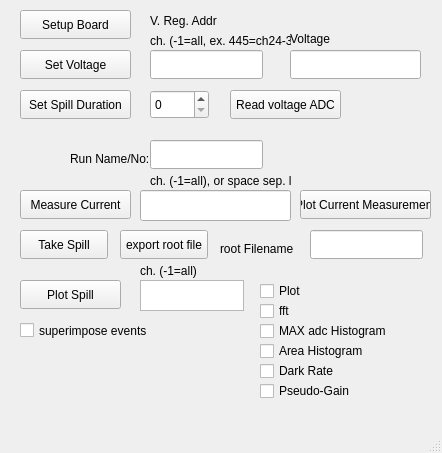
<?xml version="1.0" encoding="UTF-8"?>
<ui version="4.0">
 <class>MainWindow</class>
 <widget class="QMainWindow" name="MainWindow">
  <property name="geometry">
   <rect>
    <x>0</x>
    <y>0</y>
    <width>442</width>
    <height>453</height>
   </rect>
  </property>
  <property name="windowTitle">
   <string>DAPHNE GUI</string>
  </property>
  <widget class="QWidget" name="centralwidget">
   <widget class="QPushButton" name="btn_takespill">
    <property name="geometry">
     <rect>
      <x>20</x>
      <y>230</y>
      <width>88</width>
      <height>29</height>
     </rect>
    </property>
    <property name="text">
     <string>Take Spill</string>
    </property>
   </widget>
   <widget class="QPushButton" name="btn_setdur">
    <property name="geometry">
     <rect>
      <x>20</x>
      <y>90</y>
      <width>111</width>
      <height>29</height>
     </rect>
    </property>
    <property name="text">
     <string>Set Spill Duration</string>
    </property>
   </widget>
   <widget class="QPushButton" name="btn_exp">
    <property name="geometry">
     <rect>
      <x>120</x>
      <y>230</y>
      <width>88</width>
      <height>29</height>
     </rect>
    </property>
    <property name="text">
     <string>export root file</string>
    </property>
   </widget>
   <widget class="QSpinBox" name="spilldurr">
    <property name="geometry">
     <rect>
      <x>150</x>
      <y>90</y>
      <width>59</width>
      <height>29</height>
     </rect>
    </property>
   </widget>
   <widget class="QLineEdit" name="rootfilename">
    <property name="geometry">
     <rect>
      <x>310</x>
      <y>230</y>
      <width>113</width>
      <height>29</height>
     </rect>
    </property>
   </widget>
   <widget class="QLabel" name="label_root_filename">
    <property name="geometry">
     <rect>
      <x>220</x>
      <y>240</y>
      <width>81</width>
      <height>17</height>
     </rect>
    </property>
    <property name="text">
     <string>root Filename</string>
    </property>
   </widget>
   <widget class="QLineEdit" name="binfilename">
    <property name="geometry">
     <rect>
      <x>150</x>
      <y>140</y>
      <width>113</width>
      <height>29</height>
     </rect>
    </property>
   </widget>
   <widget class="QLabel" name="label_bin_filename">
    <property name="geometry">
     <rect>
      <x>70</x>
      <y>150</y>
      <width>81</width>
      <height>17</height>
     </rect>
    </property>
    <property name="text">
     <string>Run Name/No:</string>
    </property>
   </widget>
   <widget class="QCheckBox" name="chk_super">
    <property name="geometry">
     <rect>
      <x>20</x>
      <y>320</y>
      <width>141</width>
      <height>21</height>
     </rect>
    </property>
    <property name="text">
     <string>superimpose events</string>
    </property>
   </widget>
   <widget class="QPushButton" name="btn_plt">
    <property name="geometry">
     <rect>
      <x>20</x>
      <y>280</y>
      <width>101</width>
      <height>29</height>
     </rect>
    </property>
    <property name="text">
     <string>Plot Spill</string>
    </property>
   </widget>
   <widget class="QCheckBox" name="chk_fft">
    <property name="geometry">
     <rect>
      <x>260</x>
      <y>300</y>
      <width>86</width>
      <height>22</height>
     </rect>
    </property>
    <property name="text">
     <string>fft</string>
    </property>
   </widget>
   <widget class="QCheckBox" name="chk_maxadchist">
    <property name="geometry">
     <rect>
      <x>260</x>
      <y>320</y>
      <width>141</width>
      <height>22</height>
     </rect>
    </property>
    <property name="text">
     <string>MAX adc Histogram</string>
    </property>
   </widget>
   <widget class="QCheckBox" name="chk_areahist">
    <property name="geometry">
     <rect>
      <x>260</x>
      <y>340</y>
      <width>131</width>
      <height>22</height>
     </rect>
    </property>
    <property name="text">
     <string>Area Histogram</string>
    </property>
   </widget>
   <widget class="QCheckBox" name="chk_plot">
    <property name="geometry">
     <rect>
      <x>260</x>
      <y>280</y>
      <width>86</width>
      <height>22</height>
     </rect>
    </property>
    <property name="text">
     <string>Plot</string>
    </property>
   </widget>
   <widget class="QPushButton" name="btn_measurecur">
    <property name="geometry">
     <rect>
      <x>20</x>
      <y>190</y>
      <width>111</width>
      <height>29</height>
     </rect>
    </property>
    <property name="text">
     <string>Measure Current</string>
    </property>
   </widget>
   <widget class="QPlainTextEdit" name="plainTextEdit">
    <property name="geometry">
     <rect>
      <x>140</x>
      <y>280</y>
      <width>104</width>
      <height>31</height>
     </rect>
    </property>
   </widget>
   <widget class="QPushButton" name="btn_measurecur_2">
    <property name="geometry">
     <rect>
      <x>300</x>
      <y>190</y>
      <width>131</width>
      <height>29</height>
     </rect>
    </property>
    <property name="text">
     <string>Plot Current Measurement</string>
    </property>
   </widget>
   <widget class="QPushButton" name="btn_setupboard">
    <property name="geometry">
     <rect>
      <x>20</x>
      <y>10</y>
      <width>111</width>
      <height>29</height>
     </rect>
    </property>
    <property name="text">
     <string>Setup Board</string>
    </property>
   </widget>
   <widget class="QPushButton" name="btn_setv">
    <property name="geometry">
     <rect>
      <x>20</x>
      <y>50</y>
      <width>111</width>
      <height>29</height>
     </rect>
    </property>
    <property name="text">
     <string>Set Voltage</string>
    </property>
   </widget>
   <widget class="QLabel" name="label_voltage_ch">
    <property name="geometry">
     <rect>
      <x>150</x>
      <y>10</y>
      <width>71</width>
      <height>21</height>
     </rect>
    </property>
    <property name="text">
     <string>V. Reg. Addr</string>
    </property>
   </widget>
   <widget class="QLabel" name="label_voltage_value">
    <property name="geometry">
     <rect>
      <x>290</x>
      <y>30</y>
      <width>81</width>
      <height>17</height>
     </rect>
    </property>
    <property name="text">
     <string>Voltage</string>
    </property>
   </widget>
   <widget class="QLabel" name="label_voltage_ch_2">
    <property name="geometry">
     <rect>
      <x>150</x>
      <y>30</y>
      <width>141</width>
      <height>21</height>
     </rect>
    </property>
    <property name="text">
     <string>ch. (-1=all, ex. 445=ch24-31)</string>
    </property>
   </widget>
   <widget class="QPushButton" name="btn_readadc">
    <property name="geometry">
     <rect>
      <x>230</x>
      <y>90</y>
      <width>111</width>
      <height>29</height>
     </rect>
    </property>
    <property name="text">
     <string>Read voltage ADC</string>
    </property>
   </widget>
   <widget class="QLabel" name="label_voltage_ch_3">
    <property name="geometry">
     <rect>
      <x>150</x>
      <y>170</y>
      <width>141</width>
      <height>21</height>
     </rect>
    </property>
    <property name="text">
     <string>ch. (-1=all), or space sep. list</string>
    </property>
   </widget>
   <widget class="QLineEdit" name="text_v_ch">
    <property name="geometry">
     <rect>
      <x>150</x>
      <y>50</y>
      <width>113</width>
      <height>29</height>
     </rect>
    </property>
   </widget>
   <widget class="QLineEdit" name="text_v_val">
    <property name="geometry">
     <rect>
      <x>290</x>
      <y>50</y>
      <width>131</width>
      <height>29</height>
     </rect>
    </property>
   </widget>
   <widget class="QLabel" name="label_voltage_ch_4">
    <property name="geometry">
     <rect>
      <x>140</x>
      <y>260</y>
      <width>61</width>
      <height>21</height>
     </rect>
    </property>
    <property name="text">
     <string>ch. (-1=all)</string>
    </property>
   </widget>
   <widget class="QCheckBox" name="chk_darkrate">
    <property name="geometry">
     <rect>
      <x>260</x>
      <y>360</y>
      <width>131</width>
      <height>22</height>
     </rect>
    </property>
    <property name="text">
     <string>Dark Rate</string>
    </property>
   </widget>
   <widget class="QCheckBox" name="chk_pseudogain">
    <property name="geometry">
     <rect>
      <x>260</x>
      <y>380</y>
      <width>131</width>
      <height>22</height>
     </rect>
    </property>
    <property name="text">
     <string>Pseudo-Gain</string>
    </property>
   </widget>
   <widget class="QLineEdit" name="current_channel">
    <property name="geometry">
     <rect>
      <x>140</x>
      <y>190</y>
      <width>151</width>
      <height>31</height>
     </rect>
    </property>
   </widget>
  </widget>
  <widget class="QMenuBar" name="menubar">
   <property name="geometry">
    <rect>
     <x>0</x>
     <y>0</y>
     <width>442</width>
     <height>17</height>
    </rect>
   </property>
  </widget>
  <widget class="QStatusBar" name="statusbar"/>
 </widget>
 <resources/>
 <connections/>
</ui>
